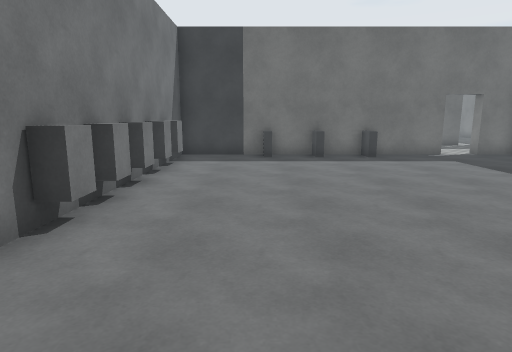
[1] (above)

24 first-person views from a walk through a 3-D level made in the Unity game engine. The camera is 1.5 m above the floor, tilts 10° down and sees 75° across. The floor is counted in squares, 1 m on a side. Each view is taken from the middle of a square. On the plan, view 1 faces up. The plan holds only what a view shows up to about 15 squares ahead; the rest is blank. The place goes on beyond the plan. The player character is not drawn. Door leaves are left out, so doorways stand open. Surface patterns are stand-ins for the level's own textures.

[2]
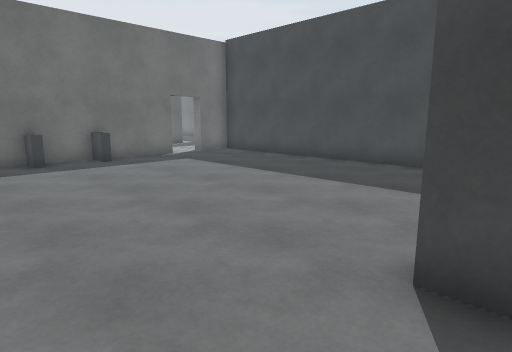

[3]
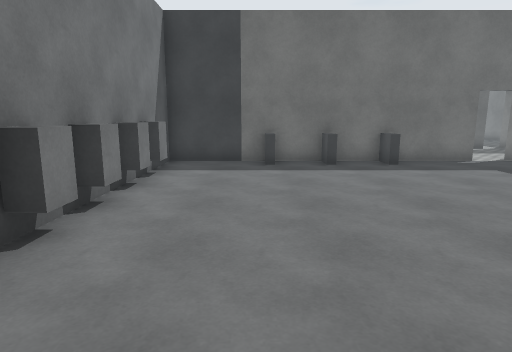

[4]
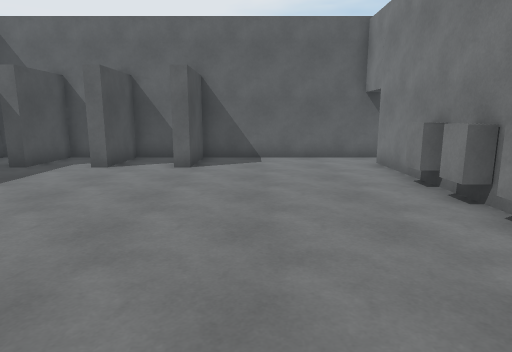

[5]
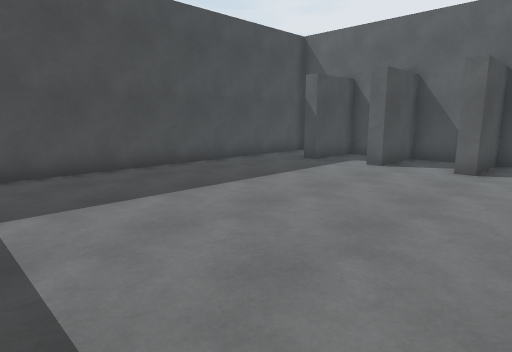

[6]
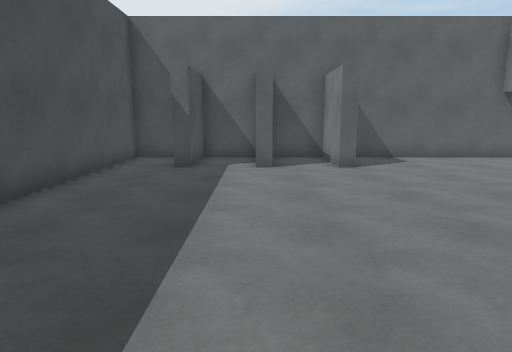

[7]
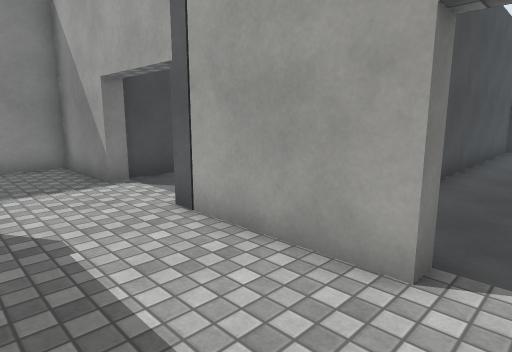

[8]
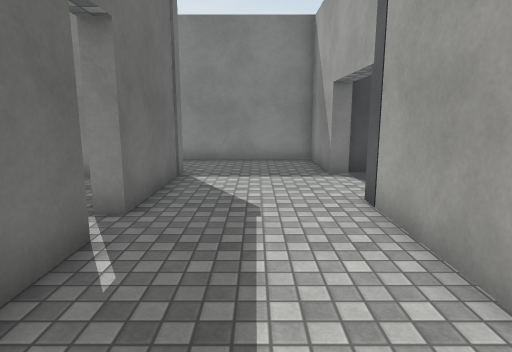

[9]
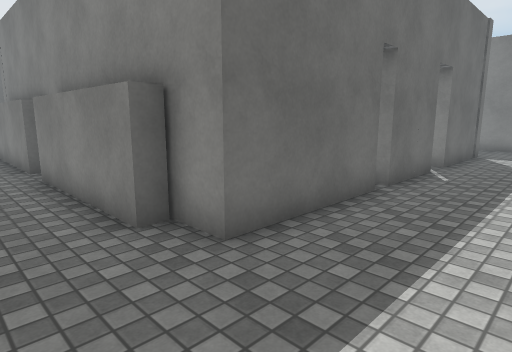

[10]
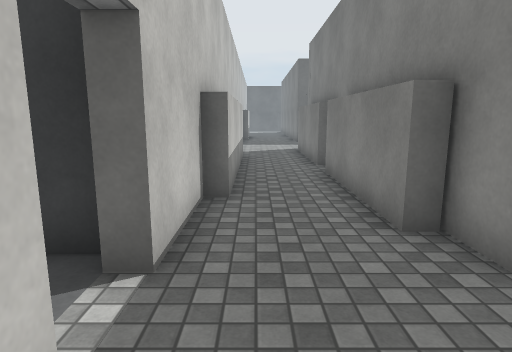

[11]
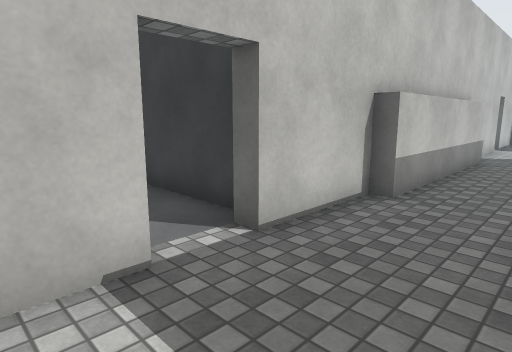

[12]
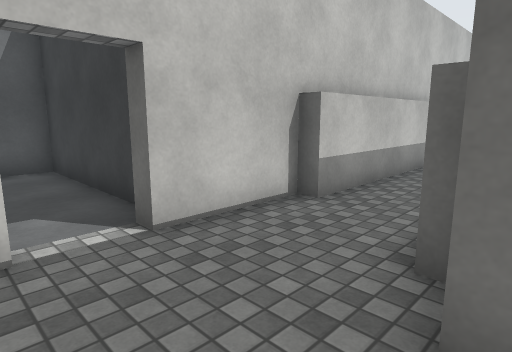

[13]
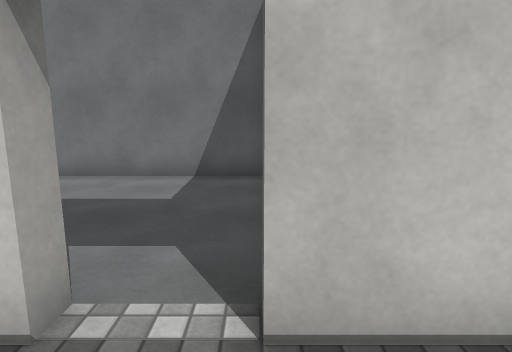

[14]
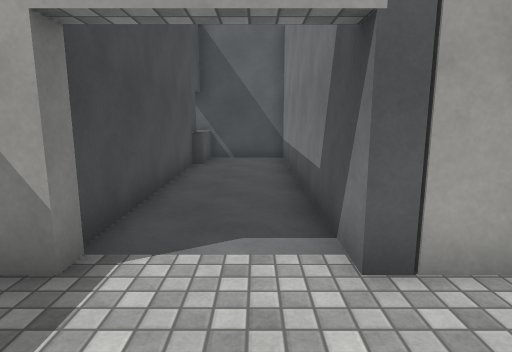

[15]
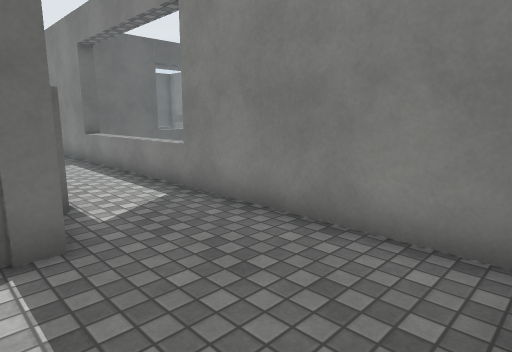

[16]
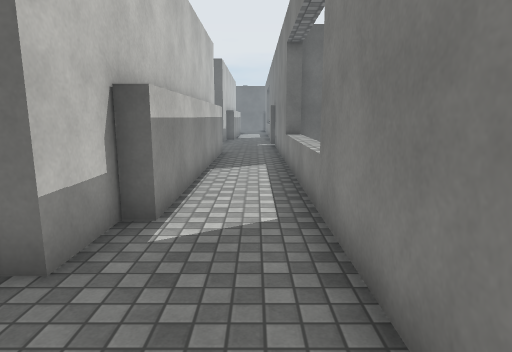

[17]
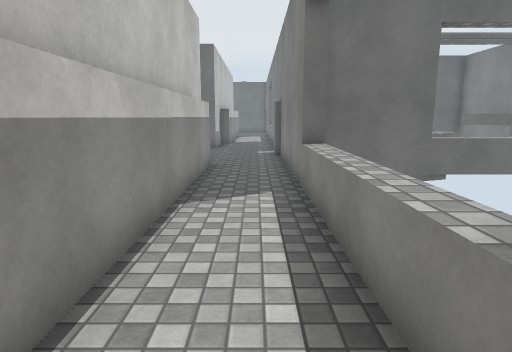

[18]
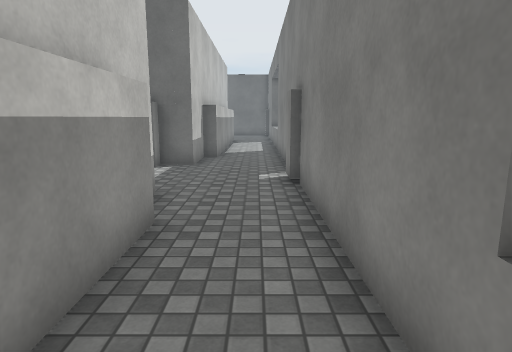

[19]
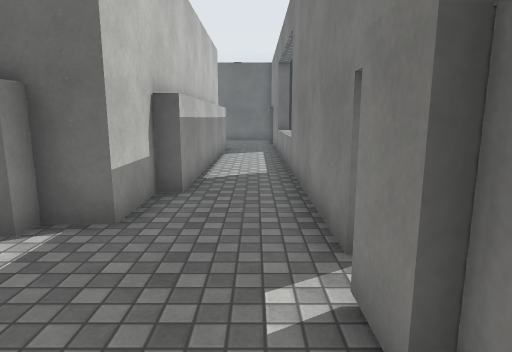

[20]
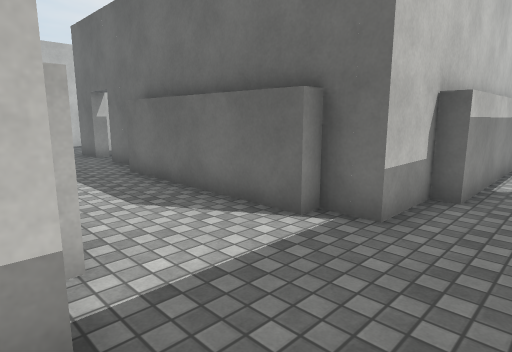

[21]
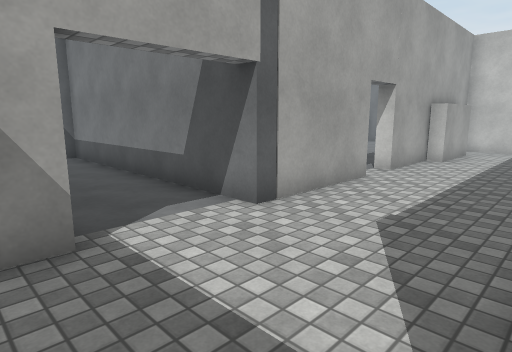

[22]
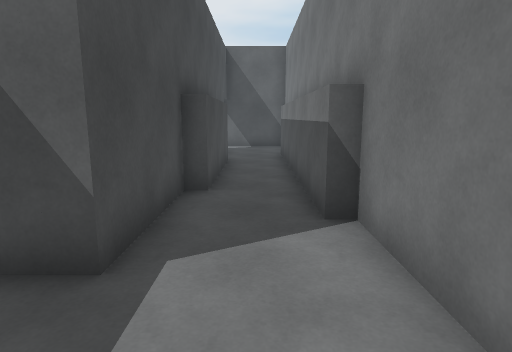

[23]
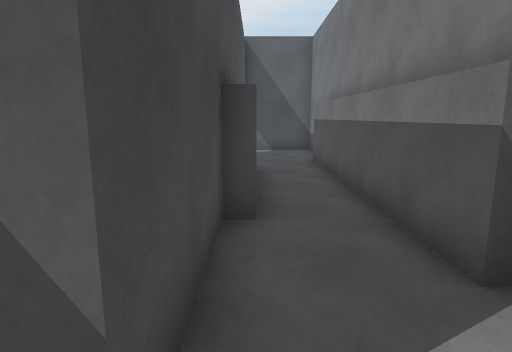

[24]
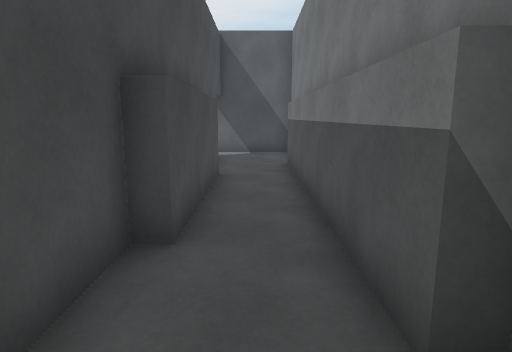

### Floor plan
Points are (right, up) in squares from view 1. A wall is a line through its corners. A room is listed if a view was taken in it or the views show most of it. See-through windows are left out.
Room 1 (views 1, 2, 3, 4, 5, 6)
walls: (-3, 7.5) (-3, 6.4); (7.5, 13.5) (-3, 13.5) (-3, 11.6); (-3, 4.6) (-3, 1); (6, -0.5) (8, -0.5) (8, 2) (8.5, 2); (-3, 10.6) (-3, 9.4); (9, -0.5) (10.5, -0.5) (10.5, 12); (10.4, 13.5) (9, 13.5); (-2.4, -0.5) (3, -0.5) (3, 2) (3.5, 2) (3.5, -0.5) (5.5, -0.5) (5.5, 2) (6, 2)
ways out: open door at (8.5, 14) to room 2; opening at (-3, 0) to room 5
objects: other object (-3, 5); other object (-3, 6); other object (-3, 8); other object (-3, 9); other object (0, 13); other object (2, 13); other object (4, 13)
Room 2 (views 7, 8, 9, 10, 11, 12, 13, 14, 15, 16, 17, 18, 19, 20, 21)
walls: (11, 18) (8.1, 18); (7.6, 18) (3.5, 18) (3.5, 19.2) (3, 19.2) (3, 24.2); (9, 14) (13, 14) (13, 4.5) (16.2, 4.5); (16, 19.7) (16, 18) (12.1, 18); (4.6, 14) (7.5, 14); (1.6, 14.5) (4.6, 14.5); (0, 16.5) (0, 14.1); (3, 25.4) (3, 30.2); (0, 21.2) (0, 18); (16, 5.5) (16, 14) (19, 14) (19, 31.5); (19.6, 26.3) (19, 26.3); (16.5, 29.8) (16.5, 19.7); (0.5, 28.2) (0.5, 21.2); (0, 31.6) (0, 30.6)
low walls: (15.7, 4.5) (15.7, 6.4)
ways out: open door at (8.5, 14) to room 1; opening at (0, 17.5) to room 3; opening at (17.5, 31) to room 4; opening at (1.5, 30.5); open door at (8, 18); open door at (11.5, 18)
Room 3 (views 22, 23, 24)
walls: (-3, 11.6) (-3, 10.6); (-0.5, 16.5) (0, 16.5); (-4, 10.2) (-3.5, 10.2) (-3.5, 14) (-2.5, 14); (-0.6, 18.5) (-6.5, 18.5) (-6.5, 12.2) (-6, 12.2) (-6, 10.5); (0, 18) (-0.5, 18)
ways out: opening at (0, 17.5) to room 2; opening at (-5, 10) to room 5
objects: other object (-3, 11)
Room 4 (no view inside)
walls: (16, 37.5) (16, 35.5); (15, 35.5) (15, 35); (19, 34.4) (19, 41.1); (18.8, 32.5) (18.8, 33.6); (16.5, 46.2) (16.5, 37.5); (19, 31.5) (19, 32.5)
ways out: opening at (17.5, 31) to room 2; opening at (15, 33); open door at (19, 34)
Room 5 (no view inside)
walls: (-4, 5.1) (-4, 10.2); (-6.5, 0.5) (-6.5, -0.1); (-6.4, -0.5) (-2.4, -0.5); (-6, 10.5) (-6, 3.1)
ways out: opening at (-3, 0) to room 1; opening at (-5, 10) to room 3

Where each view was taken, in squares from view 1:
view 1: 0 up, 0 right, facing up
view 2: 1 up, 0 right, facing up-right
view 3: 2 up, 0 right, facing up
view 4: 12 up, 1 right, facing down
view 5: 12 up, 1 right, facing down-right
view 6: 12 up, 6 right, facing down
view 7: 17 up, 8 right, facing down-right
view 8: 16 up, 7 right, facing right
view 9: 15 up, 1 right, facing up-right
view 10: 15 up, 1 right, facing up
view 11: 15 up, 3 right, facing up-left
view 12: 16 up, 4 right, facing up-left
view 13: 18 up, 2 right, facing left
view 14: 17 up, 14 right, facing down
view 15: 14 up, 15 right, facing up-right
view 16: 15 up, 18 right, facing up
view 17: 19 up, 18 right, facing up
view 18: 25 up, 18 right, facing up
view 19: 31 up, 18 right, facing up
view 20: 31 up, 18 right, facing up-left
view 21: 18 up, 17 right, facing down-left
view 22: 17 up, 5 left, facing down
view 23: 15 up, 4 left, facing down
view 24: 14 up, 5 left, facing down
